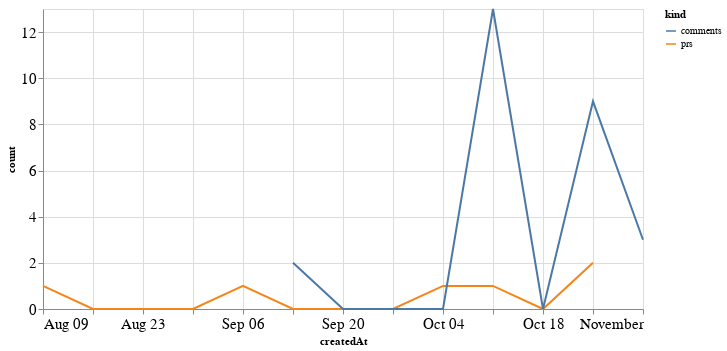

Notebook code cell kept with this figure:
### Code cell
alt.Chart(total_time, width=600).mark_line().encode(
    x='createdAt',
    y='count',
    color='kind'
)

### Figure 1 — Vega-Lite specification as saved in the notebook (floating-point values rounded to 4 significant figures)
{"config": {"axisLeft": {"labelFontSize": 15}, "axisBottom": {"labelFontSize": 15}}, "data": {"name": "data-39237abd8a137e463f5ab7230afb2419"}, "mark": "line", "encoding": {"color": {"type": "nominal", "field": "kind"}, "x": {"type": "temporal", "field": "createdAt"}, "y": {"type": "quantitative", "field": "count"}}, "width": 600, "$schema": "https://vega.github.io/schema/vega-lite/v4.8.1.json", "datasets": {"data-39237abd8a137e463f5ab7230afb2419": [{"createdAt": "2020-08-09T00:00:00", "kind": "prs", "count": 1.0}, {"createdAt": "2020-08-16T00:00:00", "kind": "prs", "count": 0.0}, {"createdAt": "2020-08-23T00:00:00", "kind": "prs", "count": 0.0}, {"createdAt": "2020-08-30T00:00:00", "kind": "prs", "count": 0.0}, {"createdAt": "2020-09-06T00:00:00", "kind": "prs", "count": 1.0}, {"createdAt": "2020-09-13T00:00:00", "kind": "prs", "count": 0.0}, {"createdAt": "2020-09-20T00:00:00", "kind": "prs", "count": 0.0}, {"createdAt": "2020-09-27T00:00:00", "kind": "prs", "count": 0.0}, {"createdAt": "2020-10-04T00:00:00", "kind": "prs", "count": 1.0}, {"createdAt": "2020-10-11T00:00:00", "kind": "prs", "count": 1.0}, {"createdAt": "2020-10-18T00:00:00", "kind": "prs", "count": 0.0}, {"createdAt": "2020-10-25T00:00:00", "kind": "prs", "count": 2.0}, {"createdAt": "2020-11-01T00:00:00", "kind": "prs", "count": null}, {"createdAt": "2020-08-09T00:00:00", "kind": "comments", "count": null}, {"createdAt": "2020-08-16T00:00:00", "kind": "comments", "count": null}, {"createdAt": "2020-08-23T00:00:00", "kind": "comments", "count": null}, {"createdAt": "2020-08-30T00:00:00", "kind": "comments", "count": null}, {"createdAt": "2020-09-06T00:00:00", "kind": "comments", "count": null}, {"createdAt": "2020-09-13T00:00:00", "kind": "comments", "count": 2.0}, {"createdAt": "2020-09-20T00:00:00", "kind": "comments", "count": 0.0}, {"createdAt": "2020-09-27T00:00:00", "kind": "comments", "count": 0.0}, {"createdAt": "2020-10-04T00:00:00", "kind": "comments", "count": 0.0}, {"createdAt": "2020-10-11T00:00:00", "kind": "comments", "count": 13.0}, {"createdAt": "2020-10-18T00:00:00", "kind": "comments", "count": 0.0}, {"createdAt": "2020-10-25T00:00:00", "kind": "comments", "count": 9.0}, {"createdAt": "2020-11-01T00:00:00", "kind": "comments", "count": 3.0}]}}
